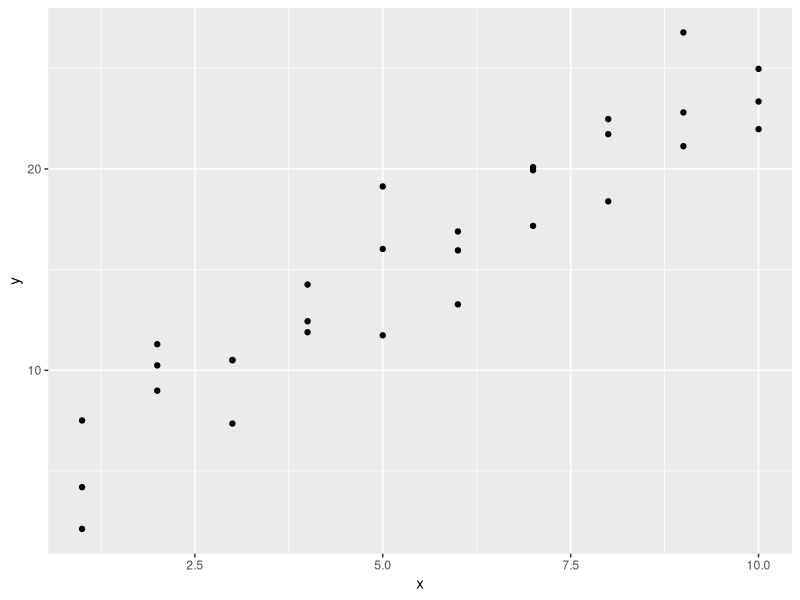
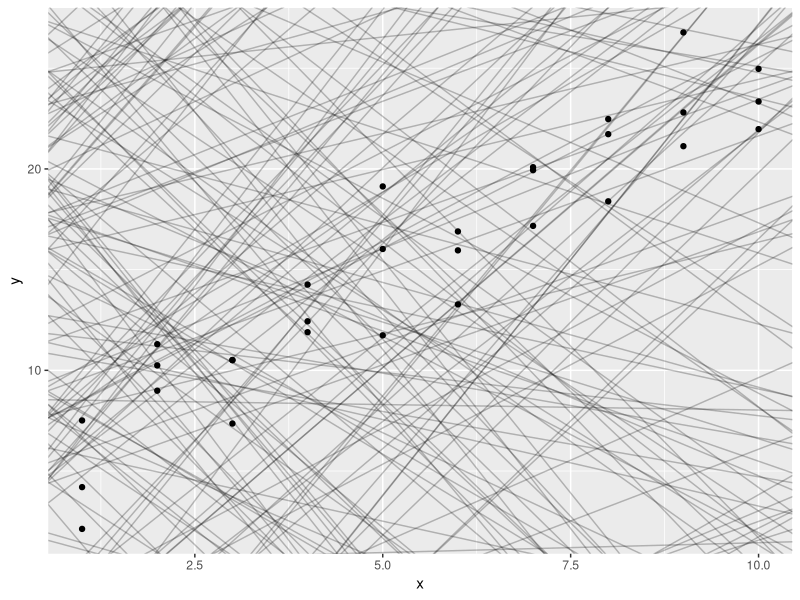
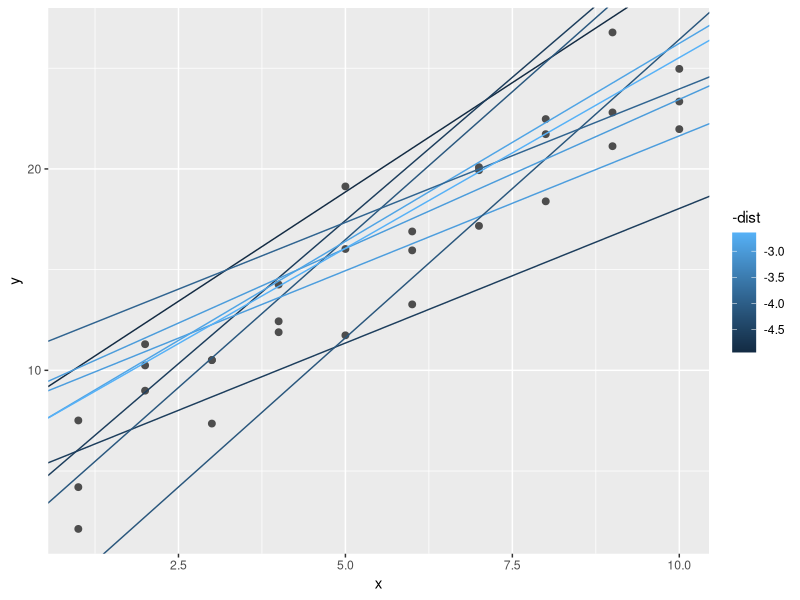
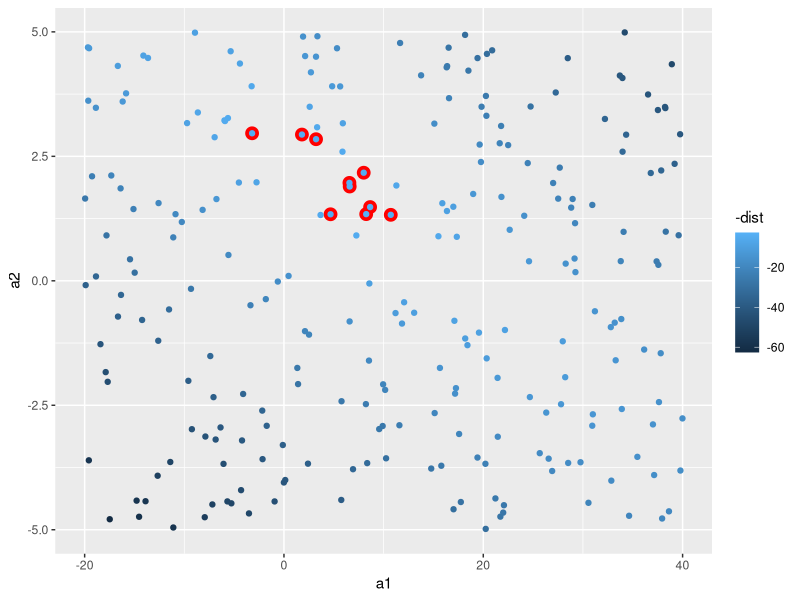
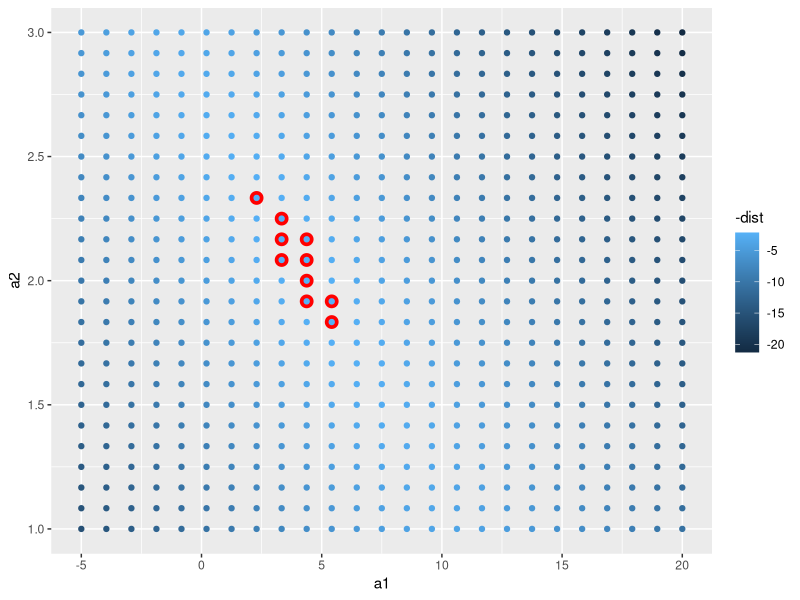
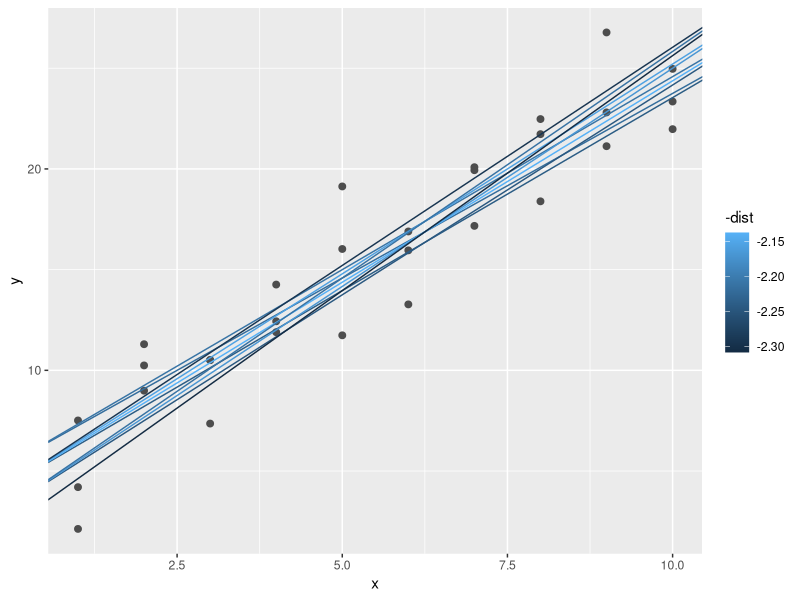
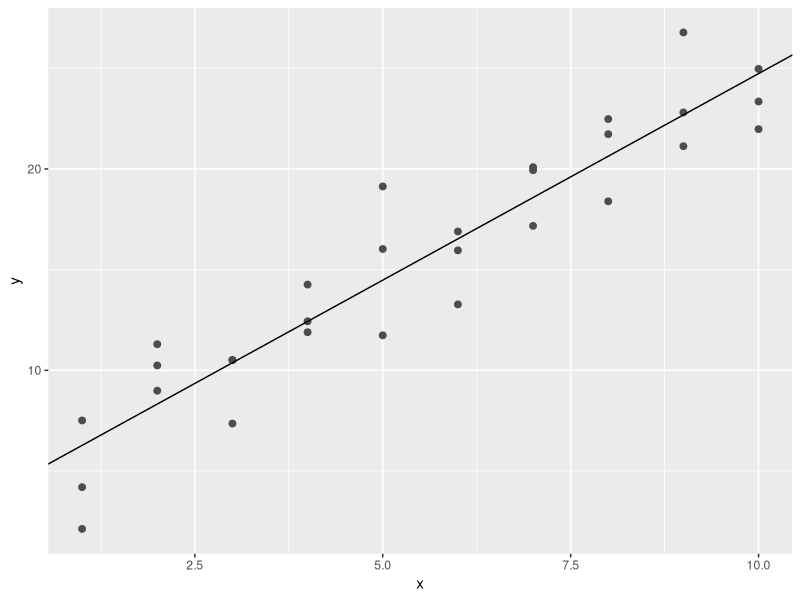
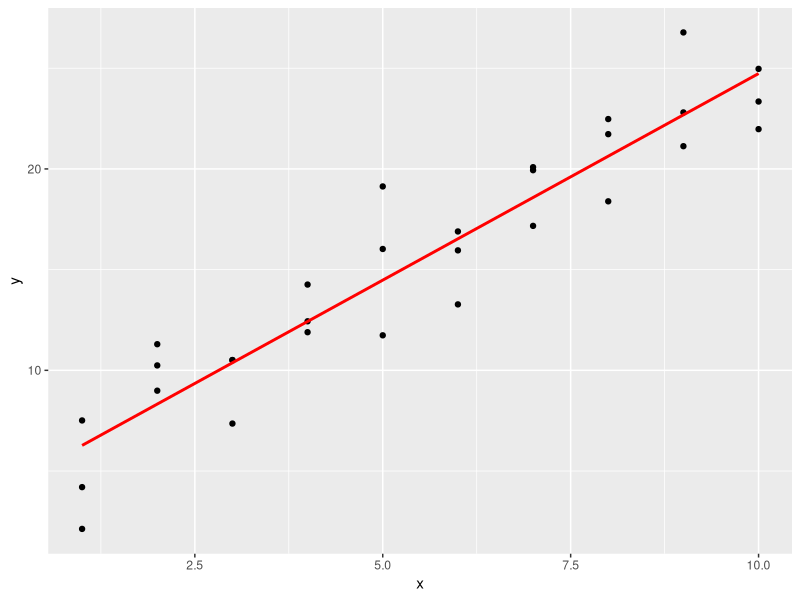

Recreate these plots in R, in order. (Note: this script raises an error after producing the figures.)
library(tidyverse)

library(modelr)
options(na.action = na.warn)

ggplot(sim1, aes(x, y)) + 
  geom_point()

models <- tibble(
  a1 = runif(250, -20, 40),
  a2 = runif(250, -5, 5)
)

ggplot(sim1, aes(x, y)) +
  geom_abline(aes(intercept = a1, slope = a2),
              data = models, alpha = 1/4
              ) +
  geom_point()

model1 <- function(a, data) {
  a[1] + data$x * a[2]
}
model1(c(7, 1.5), sim1)

measure_distance <- function(mod, data) {
  diff <- data$y - model1(mod, data)
  sqrt(mean(diff ^ 2))
}

sim1_dist <- function(a1, a2) {
  measure_distance(c(a1, a2), sim1)
}

models <- models %>% 
  mutate(dist = purrr::map2_dbl(a1, a2, sim1_dist))
models

ggplot(sim1, aes(x, y)) +
  geom_point(size = 2, color = "grey30") +
  geom_abline(
    aes(intercept = a1, slope = a2, color = -dist),
    data = filter(models, rank(dist) <= 10)
  )

ggplot(models, aes(a1, a2)) +
  geom_point(
    data = filter(models, rank(dist) <= 10),
    size = 4, color = "red"
  ) +
  geom_point(aes(colour = -dist))

grid <- expand.grid(
  a1 = seq(-5, 20, length = 25),
  a2 = seq(1, 3, length = 25)
  ) %>% 
  mutate(dist = purrr::map2_dbl(a1, a2, sim1_dist))

grid %>% ggplot(aes(a1, a2)) +
  geom_point(
    data = filter(grid, rank(dist) <= 10),
    size = 4, colour = "red"
  ) +
  geom_point(aes(color = -dist))

ggplot(sim1, aes(x, y)) +
  geom_point(size = 2, color = "grey30") +
  geom_abline(
    aes(intercept = a1, slope = a2, color = -dist),
    data = filter(grid, rank(dist) <= 10)
  )

best <- optim(c(0, 0), measure_distance, data = sim1)
best$par

ggplot(sim1, aes(x, y)) +
  geom_point(size = 2, color = "grey30") +
  geom_abline(intercept = best$par[1], slope = best$par[2])

sim1_mod <- lm(y ~ x, data = sim1) 
coef(sim1_mod)

grid <- sim1 %>% 
  data_grid(x)
grid

grid <- grid %>% 
  add_predictions(sim1_mod)

ggplot(sim1, aes(x)) +
  geom_point(aes(y = y)) +
  geom_line(
    aes(y = pred),
    data = grid,
    col = "red",
    size = 1
  )

sim1 <- sim1 %>% 
  add_residuals(sim1_mod)
sim1

ggplot(sim1, aes(resid)) +
  geom_freqpoly(binwidth = 0.5)

ggplot(sim1, aes(x, resid)) +
  geom_ref_line(h = 0) +
  geom_point()


# Exercises p. 358
#1
sim1_mod_loess <- loess(y ~ x, data = sim1) 
grid <- sim1 %>% 
  data_grid(x)

grid <- grid %>% 
  add_predictions(sim1_mod_loess)
grid

ggplot(sim1, aes(x)) +
  geom_point(aes(y = y)) +
  geom_line(
    aes(y = pred),
    data = grid,
    col = "red",
    size = 1
  )

sim1_loess <- sim1 %>% 
  add_residuals(sim1_mod_loess)

sqrt(mean(sim1$resid ^ 2))
sqrt(mean(sim1_loess$resid ^ 2))

#2
rm(sim1)

grid <- sim1 %>% 
  data_grid(x)

grid %>% 
  add_predictions(sim1_mod_loess)

grid %>% 
  gather_predictions(sim1_mod,sim1_mod_loess)

grid %>% 
  spread_predictions(sim1_mod,sim1_mod_loess)

sim1 %>% 
  add_residuals(sim1_mod_loess)

sim1 %>% 
  gather_residuals(sim1_mod, sim1_mod_loess)

sim1 %>% 
  spread_residuals(sim1_mod, sim1_mod_loess)

#3
sim1 %>% 
  add_residuals(sim1_mod_loess) %>% 
  ggplot(aes(x, resid)) +
  geom_ref_line(v = 3) +
  geom_point()


df <- tribble(
  ~y, ~x1, ~x2,
  4, 2, 5, 
  5, 1, 6
)
df %>% model_matrix(y ~ x1)

df %>% model_matrix(y ~ x1 - 1)

df %>% model_matrix(y ~ x1 + x2)

df <- tribble(
   ~ sex, ~ response,
   "male", 1,
   "female", 2,
   "male", 1
)
model_matrix(df, response ~ sex)

ggplot(sim2) +
  geom_point(aes(x, y))

mod2 <- lm(y ~ x, data = sim2)
grid <- sim2 %>% 
  data_grid(x) %>% 
  add_predictions(mod2)
grid

ggplot(sim2, aes(x)) +
  geom_point(aes(y = y)) +
  geom_point(
    data = grid,
    aes(y = pred),
    color = "red",
    size = 4
  )
tibble(x = "e") %>% 
  add_predictions(mod2)

sim3
ggplot(sim3, aes(x1, y)) +
  geom_point(aes(color = x2))

mod1 <- lm(y ~ x1 + x2, data = sim3)
mod2 <- lm(y ~ x1 * x2, data = sim3)

grid <- sim3 %>% 
  data_grid(x1, x2) %>% 
  gather_predictions(mod1, mod2)
grid

ggplot(sim3, aes(x1, y, color = x2)) +
  geom_point() +
  geom_line(data = grid, aes(y = pred)) +
  facet_wrap(~ model)

sim3 <- sim3 %>% 
  gather_residuals(mod1, mod2)

ggplot(sim3, aes(x1, resid, color = x2)) +
  geom_ref_line(h = 0) +
  geom_point() +
  facet_grid(model ~ x2)

sim4
mod1 <- lm(y ~ x1 + x2, data = sim4)
mod2 <- lm(y ~ x1 * x2, data = sim4)

grid <- sim4 %>% 
  data_grid(
    x1 = seq_range(x1, 5),
    x2 = seq_range(x2, 5)
  ) %>% 
  gather_predictions(mod1, mod2)
grid

seq_range(c(0.0123, 0.923423), n = 5)
seq_range(c(0.0123, 0.923423), n = 5, pretty = TRUE)
x1 <- rcauchy(100)
seq_range(x1, n = 5)
seq_range(x1, n = 5, trim = 0.1)
seq_range(x1, n = 5, trim = 0.25)
seq_range(x1, n = 5, trim = 0.50)

x2 <- c(0, 1)
seq_range(x2, n = 5)
seq_range(x2, n = 5, expand = 0.1)
seq_range(x2, n = 5, expand = 0.25)
seq_range(x2, n = 5, expand = 0.5)

ggplot(grid, aes(x1, x2)) +
  geom_tile(aes(fill = pred)) +
  facet_wrap(~ model)

ggplot(grid, aes(x1, pred, color = x2, group = x2)) +
  geom_line() +
  facet_wrap(~ model)
ggplot(grid, aes(x2, pred, color = x1, group = x1)) +
  geom_line() +
  facet_wrap(~ model)

df <- tribble(
  ~y, ~x,
  1, 1,
  2, 2, 
  3, 3
)

model_matrix(df, y ~ x^2 + x)
model_matrix(df, y ~ I(x^2) + x)

library(splines)
model_matrix(df, y ~ ns(x, 2))

sim5 <- tibble(
  x = seq(0, 3.5 * pi, length = 50),
  y = 4 * sin(x) + rnorm(length(x))
)

ggplot(sim5, aes(x, y)) +
  geom_point()

mod1 <- lm(y ~ ns(x, 1), data = sim5)
mod2 <- lm(y ~ ns(x, 2), data = sim5)
mod3 <- lm(y ~ ns(x, 3), data = sim5)
mod4 <- lm(y ~ ns(x, 4), data = sim5)
mod5 <- lm(y ~ ns(x, 5), data = sim5)

grid <- sim5 %>% 
  data_grid(x = seq_range(x, n = 50, expand = 0.1)) %>% 
  gather_predictions(mod1, mod2, mod3, mod4, mod5, .pred = "y")

ggplot(sim5, aes(x, y)) +
  geom_point() +
  geom_line(data = grid, color = "red") +
  facet_wrap(~ model)

df <- tribble(
  ~x, ~y,
  1, 2.2,
  2, NA,
  3, 3.5, 
  4, 8.3,
  NA, 10
)

mod <- lm(y ~ x, data = df)
mod <- lm(y ~ x, data = df, na.action = na.exclude)
mod
nobs(mod)
